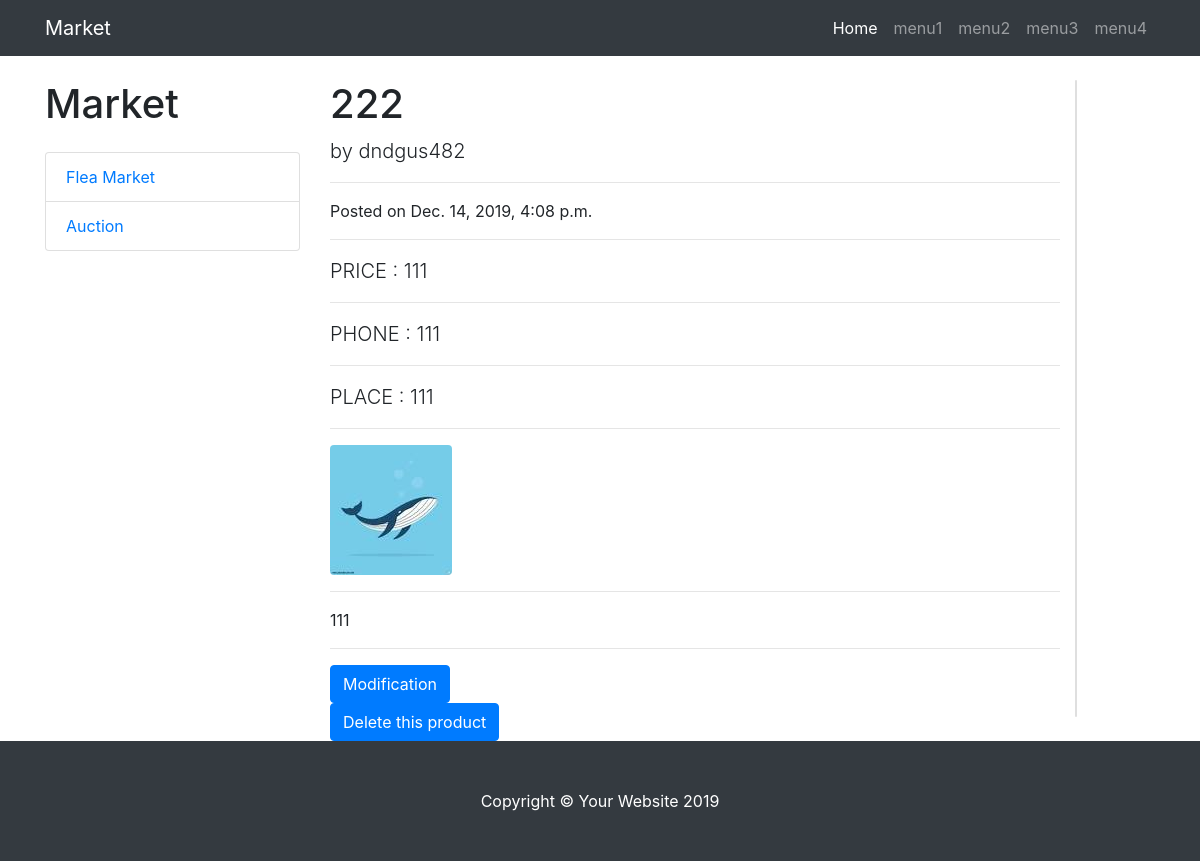
Before: /seller/post=19 (signed in) with the older database file.
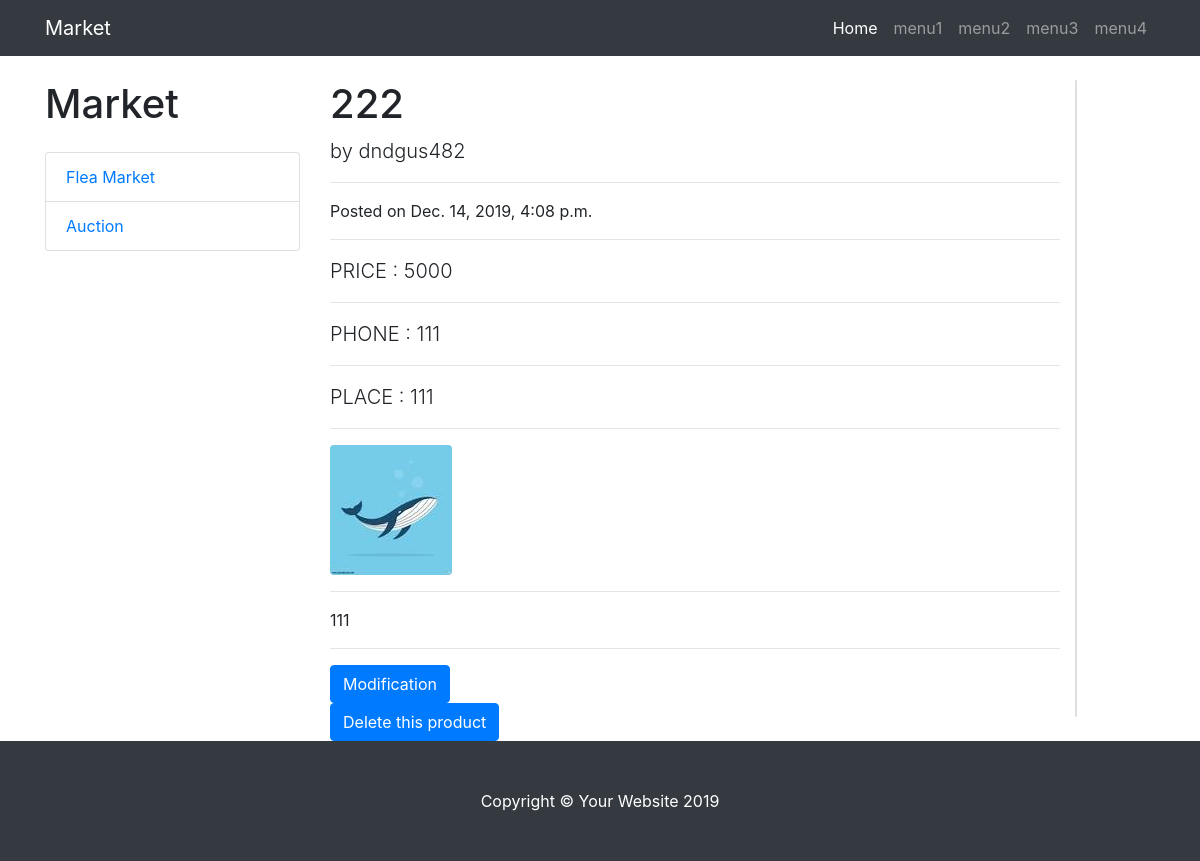
After: the same page with the newer database file.
### market/models.py (models this page shows)
class Product(models.Model):
    created_date = models.DateTimeField(auto_now_add=True)
    content = models.TextField(blank=True)
    view = models.IntegerField(default=0)
    name = models.CharField(max_length=30, blank=True)
    type = models.CharField(max_length=20)      # 경매인지 그냥인지
    price = models.IntegerField(default=0)      # 가격
    seller_name = models.CharField(max_length=20, blank=True) # 판매자 이름
    phone = models.CharField(max_length=20, blank=True) # 판매자 전화번호
    place = models.CharField(max_length=60, blank=True)    # 거래장소
    seller = models.ForeignKey(User, on_delete=models.CASCADE) #판매자 정보
    status = models.CharField(max_length=20)    # 판매중인지 종료인지
    photo = models.ImageField(blank=True)

### market/views.py (the view)
# urls.py: path('seller/post=<int:product_id>', views.seller_product, name='seller_product'),
def seller_product(request, product_id) :
    if not request.user.is_authenticated:
        return redirect('login')
    user = User.objects.get(username=request.user.username)
    product = get_object_or_404(user.product_set, pk=product_id)
    context = {'board' : product}
    return render(request, 'read_post.html', context)

### templates/read_post.html (shortened to what this page needs)
{% load static %}
<!DOCTYPE html>
<html lang="en" xmlns="http://www.w3.org/1999/html">
<head>
  <link href="{% static 'vendor/bootstrap/css/bootstrap.min.css' %}" rel="stylesheet">
  <link href="{% static 'css/blog-post.css' %}" rel="stylesheet">
</head>
<body>
  <nav class="navbar navbar-expand-lg navbar-dark bg-dark fixed-top">
    <div class="container">
      <a class="navbar-brand" href="">Market</a>
      <div class="collapse navbar-collapse" id="navbarResponsive">
        <ul class="navbar-nav ml-auto">
          <li class="nav-item active">
            <a class="nav-link" href="">Home
            </a>
          </li>
          <li class="nav-item">
            <a class="nav-link" href="">menu1</a>
          </li>
          <li class="nav-item">
            <a class="nav-link" href="">menu2</a>
          </li>
          <li class="nav-item">
            <a class="nav-link" href="">menu3</a>
          </li>
            <li class="nav-item">
            <a class="nav-link" href="">menu4</a>
          </li>
        </ul>
      </div>
    </div>
  </nav>
  <div class="container">
    <div class="row">
        <div class="col-lg-3">
        <h1 class="my-4">Market</h1>
        <div class="list-group">
          <a href="#" class="list-group-item">Flea Market</a>
            <a href="#" class="list-group-item">Auction</a>
        </div>
      </div>
      <div class="col-lg-8">
        <h1 class="mt-4">{{ board.name }}</h1>
        <p class="lead">
          by
          <a>{{ board.seller_name }}</a>
        </p>
        <hr>
        <p>Posted on {{ board.created_date }}</p>
        <hr>
      <p class="lead">
          PRICE :
          <a>{{ board.price }}</a>
        </p>
        <hr>
      <p class="lead">
          PHONE :
          <a>{{ board.phone }}</a>
        </p>
        <hr>
      <p class="lead">
          PLACE :
          <a>{{ board.place }}</a>
        </p>
        <hr>
    {% if board.photo %}
        <img class="img-fluid rounded" name="image" src="{{ board.photo.url }}" alt="">
            {% else %}
            <img class="img-fluid rounded" name="image" src="http://placehold.it/900x300" alt="">
      {% endif %}
        <hr>
        <p>{{ board.content }}</p>
      <hr>
      <form class="change" action="{% url 'product_change' board.id %}" method="post">
          <input class="btn btn-primary" type="submit" name="" value="Modification">
        </form>
        <form class="delete" action="{% url 'product_delete' board.id %}" method="post" onsubmit="return check()">
          <input class="btn btn-primary" type="submit" name="" value="Delete this product">
        </form>
      </div>
    <div class="card my-4">
        </div>
    </div>
  </div>
  <footer class="py-5 bg-dark">
    <div class="container">
      <p class="m-0 text-center text-white">Copyright &copy; Your Website 2019</p>
    </div>
  </footer>
</body>
</html>

Changed rows visible on the page:
changed Product "dndgus482": price "111" → "5000"
